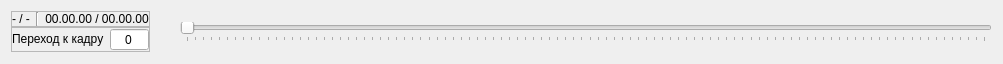
<?xml version="1.0" encoding="UTF-8"?>
<ui version="4.0">
 <class>VideoControlsForm</class>
 <widget class="QWidget" name="VideoControlsForm">
  <property name="geometry">
   <rect>
    <x>0</x>
    <y>0</y>
    <width>1003</width>
    <height>64</height>
   </rect>
  </property>
  <property name="windowTitle">
   <string>Form</string>
  </property>
  <layout class="QHBoxLayout" name="horizontalLayout">
   <item>
    <widget class="QWidget" name="infoFrame" native="true">
     <layout class="QVBoxLayout" name="verticalLayout">
      <property name="spacing">
       <number>0</number>
      </property>
      <property name="leftMargin">
       <number>0</number>
      </property>
      <property name="topMargin">
       <number>0</number>
      </property>
      <property name="rightMargin">
       <number>0</number>
      </property>
      <property name="bottomMargin">
       <number>0</number>
      </property>
      <item>
       <widget class="QFrame" name="infoLabels">
        <property name="sizePolicy">
         <sizepolicy hsizetype="Preferred" vsizetype="Fixed">
          <horstretch>0</horstretch>
          <verstretch>0</verstretch>
         </sizepolicy>
        </property>
        <property name="frameShape">
         <enum>QFrame::StyledPanel</enum>
        </property>
        <property name="frameShadow">
         <enum>QFrame::Raised</enum>
        </property>
        <layout class="QHBoxLayout" name="horizontalLayout_2">
         <property name="leftMargin">
          <number>0</number>
         </property>
         <property name="topMargin">
          <number>0</number>
         </property>
         <property name="rightMargin">
          <number>0</number>
         </property>
         <property name="bottomMargin">
          <number>0</number>
         </property>
         <item>
          <widget class="QLabel" name="frameLabel">
           <property name="sizePolicy">
            <sizepolicy hsizetype="Preferred" vsizetype="Fixed">
             <horstretch>0</horstretch>
             <verstretch>0</verstretch>
            </sizepolicy>
           </property>
           <property name="text">
            <string>- / -</string>
           </property>
           <property name="alignment">
            <set>Qt::AlignCenter</set>
           </property>
          </widget>
         </item>
         <item>
          <widget class="Line" name="line">
           <property name="orientation">
            <enum>Qt::Vertical</enum>
           </property>
          </widget>
         </item>
         <item>
          <widget class="QLabel" name="timeLabel">
           <property name="sizePolicy">
            <sizepolicy hsizetype="Preferred" vsizetype="Fixed">
             <horstretch>0</horstretch>
             <verstretch>0</verstretch>
            </sizepolicy>
           </property>
           <property name="text">
            <string>00.00.00 / 00.00.00</string>
           </property>
           <property name="alignment">
            <set>Qt::AlignCenter</set>
           </property>
          </widget>
         </item>
        </layout>
       </widget>
      </item>
      <item>
       <widget class="QFrame" name="frameNavigation">
        <property name="sizePolicy">
         <sizepolicy hsizetype="Preferred" vsizetype="Fixed">
          <horstretch>0</horstretch>
          <verstretch>0</verstretch>
         </sizepolicy>
        </property>
        <property name="frameShape">
         <enum>QFrame::StyledPanel</enum>
        </property>
        <property name="frameShadow">
         <enum>QFrame::Raised</enum>
        </property>
        <layout class="QHBoxLayout" name="horizontalLayout_3">
         <property name="leftMargin">
          <number>0</number>
         </property>
         <property name="topMargin">
          <number>0</number>
         </property>
         <property name="rightMargin">
          <number>0</number>
         </property>
         <property name="bottomMargin">
          <number>0</number>
         </property>
         <item>
          <widget class="QLabel" name="changeFrameLabel">
           <property name="sizePolicy">
            <sizepolicy hsizetype="Preferred" vsizetype="Fixed">
             <horstretch>0</horstretch>
             <verstretch>0</verstretch>
            </sizepolicy>
           </property>
           <property name="text">
            <string>Переход к кадру</string>
           </property>
          </widget>
         </item>
         <item>
          <widget class="QSpinBox" name="changeFrameSpinBox">
           <property name="alignment">
            <set>Qt::AlignCenter</set>
           </property>
           <property name="buttonSymbols">
            <enum>QAbstractSpinBox::NoButtons</enum>
           </property>
          </widget>
         </item>
        </layout>
       </widget>
      </item>
     </layout>
    </widget>
   </item>
   <item>
    <widget class="QWidget" name="controlButtonWidget" native="true">
     <layout class="QHBoxLayout" name="horizontalLayout_5"/>
    </widget>
   </item>
   <item>
    <widget class="QSlider" name="horizontalSlider">
     <property name="orientation">
      <enum>Qt::Horizontal</enum>
     </property>
     <property name="invertedAppearance">
      <bool>false</bool>
     </property>
     <property name="invertedControls">
      <bool>false</bool>
     </property>
     <property name="tickPosition">
      <enum>QSlider::TicksBelow</enum>
     </property>
    </widget>
   </item>
  </layout>
  <action name="actionPlayPause">
   <property name="icon">
    <iconset resource="../icons.qrc">
     <normaloff>:/mediaIcons/play.png</normaloff>:/mediaIcons/play.png</iconset>
   </property>
   <property name="text">
    <string>PlayPause</string>
   </property>
  </action>
  <action name="actionStop">
   <property name="icon">
    <iconset resource="../icons.qrc">
     <normaloff>:/mediaIcons/stop.png</normaloff>:/mediaIcons/stop.png</iconset>
   </property>
   <property name="text">
    <string>Stop</string>
   </property>
  </action>
  <action name="actionNextFrame">
   <property name="icon">
    <iconset resource="../icons.qrc">
     <normaloff>:/mediaIcons/right1.png</normaloff>:/mediaIcons/right1.png</iconset>
   </property>
   <property name="text">
    <string>Next frame</string>
   </property>
  </action>
  <action name="actionPrevFrame">
   <property name="icon">
    <iconset resource="../icons.qrc">
     <normaloff>:/mediaIcons/left1.png</normaloff>:/mediaIcons/left1.png</iconset>
   </property>
   <property name="text">
    <string>Prev Frame</string>
   </property>
  </action>
  <action name="actionEndVideo">
   <property name="icon">
    <iconset resource="../icons.qrc">
     <normaloff>:/mediaIcons/right.png</normaloff>:/mediaIcons/right.png</iconset>
   </property>
   <property name="text">
    <string>End Video</string>
   </property>
  </action>
  <action name="actionBeginVideo">
   <property name="icon">
    <iconset resource="../icons.qrc">
     <normaloff>:/mediaIcons/left.png</normaloff>:/mediaIcons/left.png</iconset>
   </property>
   <property name="text">
    <string>beginVideo</string>
   </property>
  </action>
  <action name="actionReset">
   <property name="icon">
    <iconset resource="../icons.qrc">
     <normaloff>:/mediaIcons/return.png</normaloff>:/mediaIcons/return.png</iconset>
   </property>
   <property name="text">
    <string>Reset</string>
   </property>
  </action>
  <action name="actionRepeatFragment">
   <property name="checkable">
    <bool>true</bool>
   </property>
   <property name="checked">
    <bool>true</bool>
   </property>
   <property name="icon">
    <iconset resource="../icons.qrc">
     <normaloff>:/mediaIcons/repeat.png</normaloff>:/mediaIcons/repeat.png</iconset>
   </property>
   <property name="text">
    <string>RepeatFragment</string>
   </property>
  </action>
 </widget>
 <resources>
  <include location="../icons.qrc"/>
 </resources>
 <connections/>
</ui>
